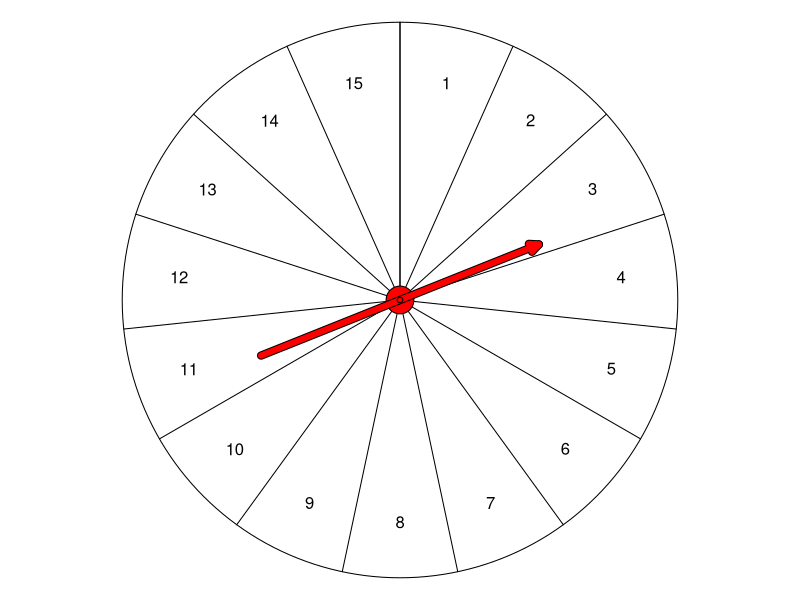
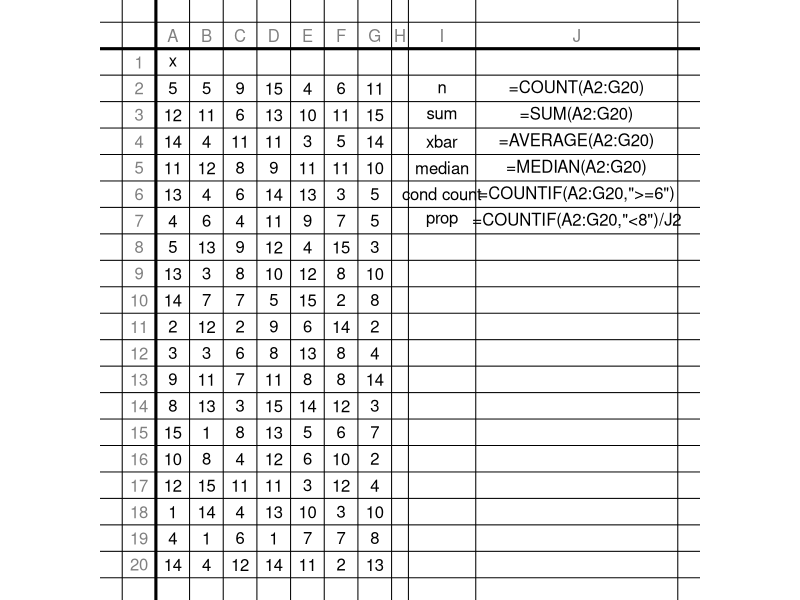

Generate these figures, in order, with R:
## ---- chunk 1
# S-ID.A: Summarize, represent, and interpret data on a single count or measurement variable. Use calculators, spreadsheets, and other technology as appropriate.
knitr::opts_chunk$set(echo = FALSE)
options(scipen=100)

# sample size
# total
# mean
# median
# a count <, <=, >, >=
# a proportion <, <=, >, >=

nrows = sample(13:20,1)
ncols = sample(5:9,1)

while(T){
  n = nrows*ncols
  a = 1 #sample(3:5,1)*10
  w = sample(12:30,1)
  b = a+w
  x = sample(a:b,n,T)
  
  xlo = min(x)
  xhi = max(x)
  
  tot = sum(x)
  xbar = round(mean(x),1)
  med = median(x)
  b1 = sample(xlo:xhi,1)
  cs = c(sum(x<b1),sum(x<=b1),sum(x>b1),sum(x>=b1))
  b2 = sample(xlo:xhi,1)
  cs2 = c(sum(x<b2),sum(x<=b2),sum(x>b2),sum(x>=b2))
  ps = c(mean(x<b2),mean(x<=b2),mean(x>b2),mean(x>=b2))
  
  types = sample(1:4,2)
  syms = c("<","\\le",">","\\ge")
  symsheet = c("<","<=",">",">=")
  wrds = c("less than","at most","greater than","at least")
  cty = types[1]
  pty = types[2]
  cnt = cs[cty]
  cnt2 = cs[pty]
  prp = round(ps[pty],2)
  csym = syms[cty]
  psym = syms[pty]
  csymsheet = symsheet[cty]
  psymsheet = symsheet[pty]
  cwrd = wrds[cty]
  pwrd = wrds[pty]
  if(cnt>30 && cnt<(n-30) && prp>0.2 && prp<0.8 && abs(cnt-cnt2)/n>0.1 && b1!=b2){break}
}

lonopt = n-sample(0:3,1)
nopts = lonopt+0:3
nal = paste0("* ",nopts,collapse="\n")
nsol = paste0(1*(nopts==n),collapse="")

lowesttotopt = tot-sample(0:3,1)
topts = lowesttotopt+0:3
tal = paste0("* ",topts,collapse="\n")
tsol = paste0(1*(topts==tot),collapse="")

loxbaropt = xbar-sample(0:3,1)*0.2
xbaropts = round(loxbaropt+0:3*0.2,1)
xbaral = paste0("* ",xbaropts,collapse="\n")
xbarsol = paste0(1*(xbaropts==xbar),collapse="")

lomedopt = med-sample(0:3,1)*0.5
medopts = round(lomedopt+0:3*0.5,1)
medal = paste0("* ",medopts,collapse="\n")
medsol = paste0(1*(medopts==med),collapse="")

locopt = max(min(cnt-sample(0:3,1)*1,n-3),1)
copts = round(locopt+0:3*1,0)
cal = paste0("* ",copts,collapse="\n")
csol = paste0(1*(copts==cnt),collapse="")

lopopt = prp-sample(0:3,1)*0.02
popts = round(lopopt+0:3*0.02,2)
pal = paste0("* ",popts,collapse="\n")
psol = paste0(1*(popts==prp),collapse="")

## ---- chunk 2
par(mar=c(0,0,0,0),pty="s")
plot(0,0,type="n",xlim=c(-1,1),ylim=c(-1,1),axes=F,ann=F)
W = w+1
vals = a:b
t = seq(0,2*pi,pi/100)
t2 = seq(0,2*pi,length.out=(W+1))
t3 = (t2[1:W]+t2[2:(W+1)])/2
polygon(sin(t),cos(t))
for(tt in t2){
  lines(c(0,sin(tt)),c(0,cos(tt)))
}
for(i in 1:W){
  text(sin(t3[i])*0.8,cos(t3[i])*0.8,vals[i])
}
polygon(sin(t)*0.05,cos(t)*0.05,border="black",col="red")
arrows(-0.5,-0.2,0.5,0.2,lwd=8,length=0.1,angle=25,col="black")
arrows(-0.5,-0.2,0.5,0.2,lwd=6,length=0.1,angle=25,col="red")
polygon(sin(t)*0.01,cos(t)*0.01,border="black",col="red")
## ---- chunk 3
opts <- options(knitr.kable.NA = "")
mydf = data.frame(matrix(x,nrow = nrows))
colnames(mydf) = c("x",rep(" ",ncols-1))
knitr::kable(mydf,format="html", align = "c",row.names=F,table.attr='class="bordered-table"')
## ---- chunk 4
spacer = rep("",nrows)
variables = c("n","sum","xbar","median","cond count","prop")
lastcol = LETTERS[ncols]
lastrow = nrows+1
fcol = LETTERS[ncols+3]
nref = paste0(fcol,"2",collapse="")
rng = paste0("A2:",lastcol,lastrow,collapse="")
f1 = paste0("=COUNT(",rng,")",collapse="")
f2 = paste0("=SUM(",rng,")",collapse="")
f3 = paste0("=AVERAGE(",rng,")",collapse="")
f4 = paste0("=MEDIAN(",rng,")",collapse="")
f5 = paste0("=COUNTIF(",rng,',"',csymsheet,b1,'")',collapse="")
f6 = paste0("=COUNTIF(",rng,',"',psymsheet,b2,'")/',nref,collapse="")
formulas = c(f1,f2,f3,f4,f5,f6)
variables=c(variables,rep("",nrows-length(variables)))
formulas=c(formulas,rep("",nrows-length(formulas)))
data = cbind(mydf,spacer,variables,formulas) #data.frame(x,spacer,variables,formulas)
colnames(data)=c("x",rep(" ",dim(data)[2]-1))
## ---- chunk 5
draw_ss = function(df,widths=rep(1,length(df[1,])+1)){
  xline = c(0,cumsum(widths)/sum(widths))
  nrow = length(df[,1])
  ncol = length(df[1,])
  xtex = (xline[2:(ncol+2)]+xline[1:(ncol+1)])/2
  par(mar=c(0,0,0,0))
  plot(0,0,type="n",xlim=c(0,1),ylim=c(0,1),axes=F,ann=F)
  hi = 1:((nrow+2)*2+1)
  vi = 1:((ncol+1)*2+1)
  hpos = seq(1,0,length.out=(nrow+2)*2+1)
  vpos = seq(0,1,length.out=(ncol+1)*2+1)
  hlin = hpos[hi%%2==1]
  ytex = hpos[hi%%2==0]
  vlin = vpos[vi%%2==1]
  #xtex = vpos[vi%%2==0]
  abline(h=hlin)
  abline(h=hlin[2],lwd=3)
  abline(v=xline)
  abline(v=xline[2],lwd=3)
  for(i in 2:(ncol+1)){
    text(xtex[i],ytex[1],LETTERS[i-1],col=rgb(0.5,0.5,0.5))
    text(xtex[i],ytex[2],colnames(df)[i-1])
  }    
  for(i in 2:(nrow+2)){
    text(xtex[1],ytex[i],i-1,col=rgb(0.5,0.5,0.5))
  }
  for(i in 1:nrow){
    for(j in 1:ncol){
      text(xtex[j+1],ytex[i+2],df[i,j])
    }
  }
}
draw_ss(data,c(rep(1,ncols+1),0.5,2,6))
